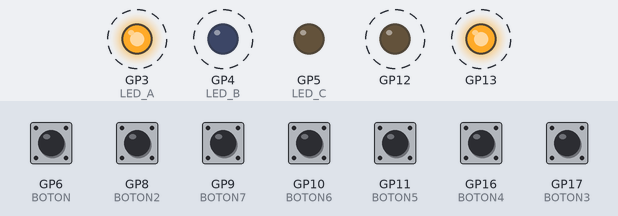
Recording of a sketch running on a simulated Raspberry Pi Pico. On the bench: output pins drawn as LEDs (lit = HIGH). Dashed ring = blinking. The test bench sets the inputs (shaded band); at power-on: GP6 (BOTON), GP8 (BOTON2), GP9 (BOTON7), GP10 (BOTON6), GP11 (BOTON5), GP16 (BOTON4), GP17 (BOTON3) LOW.

Above: at 1.2 s.
1.3 s: GP6 (BOTON) pulled HIGH for 0.15 s
At 1.37 s:
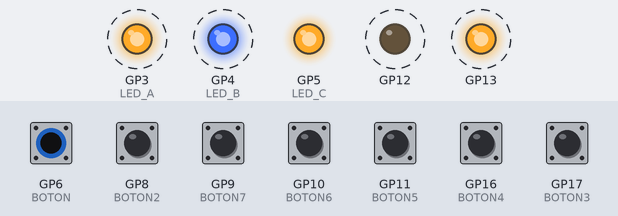
4.4 s: GP6 (BOTON) pulled HIGH for 1 s
At 5.9 s:
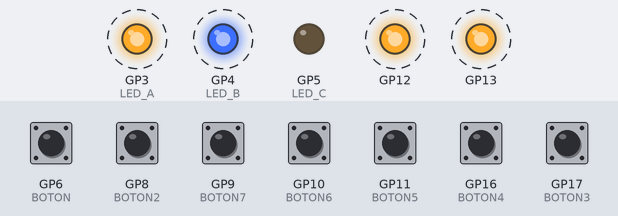
7.4 s: GP6 (BOTON) pulled HIGH for 1 s
At 7.91 s:
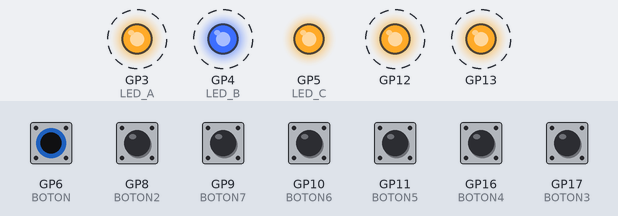
Timing chart, 0 to 32.5 s (numbered marks = the images above; inputs shaded):
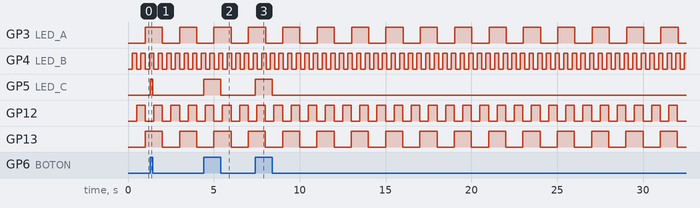

The sketch:

multitakin_con_rodri_bueno_yeeep.ino
```cpp
#define LED_A 3
#define LED_B 4
#define LED_C 5
#define LED_D 7
#define LED_E 20
#define LED_F 19
#define LED_G 18

#define LED_H 14
#define LED_I 15
#define LED_J 21

#define BOTON 6
#define BOTON2 8
#define BOTON3 17
#define BOTON4 16

#define BOTON5 11
#define BOTON6 10
#define BOTON7 9

#define ON 1
#define OFF 0
#define TRUE 1
#define FALSE 0

//otra forma milis
unsigned long tiempo = 0;
unsigned long tiempo1 = 0;
unsigned long tiempo2 = 0;

int diferencia1=1000;
int diferencia2=500;

boolean estado1=false;
boolean estado2=false;

void setup()
{
    pinMode(LED_A, OUTPUT);
    pinMode(LED_B, OUTPUT);
    pinMode(LED_C, OUTPUT);

    //otra forma milis
    pinMode(13, OUTPUT);
    pinMode(12, OUTPUT);
    Serial.begin(9600);
}

void loop()
{
    loop_led_a();
    loop_led_b();
    loop_led_c();
    loop1();
    loop_led_d();
    loop_led_e();
    loop_led_f();
    loop_led_g();
    loop_led_h();
    loop_led_i();
    loop_led_j();
}

void loop_led_a()
{
    static long ultimo_cambio = 0;
    static int Estado_LED = OFF;

    long hora = millis();

    if (hora - ultimo_cambio > 1000) {
        ultimo_cambio = hora;

        if (Estado_LED == ON) {
            digitalWrite(LED_A, LOW);
            Estado_LED = OFF;
        } else {
            digitalWrite(LED_A, HIGH);
            Estado_LED = ON;
        }
    }
}

void loop_led_b()
{
    static long ultimo_cambio = 0;
    static int Estado_LED = OFF;

    long hora = millis();

    if (hora - ultimo_cambio > 250) {
        ultimo_cambio = hora;

        Estado_LED = !Estado_LED;
        digitalWrite(LED_B, Estado_LED);
    }
}

void loop_led_c()
{
    digitalWrite(LED_C, digitalRead(BOTON));
}

void loop_led_d()
{
    digitalWrite(LED_D, digitalRead(BOTON2));
}

void loop_led_e()
{
    static long ultimo_cambio = 0;
    static int Estado_LED = OFF;

    long hora = millis();

    if (hora - ultimo_cambio > 250) {
        ultimo_cambio = hora;

        Estado_LED = !Estado_LED;
        digitalWrite(LED_E, Estado_LED);
    }
}

void loop_led_f()
{
    digitalWrite(LED_F, digitalRead(BOTON3));
}

void loop_led_g()
{
    digitalWrite(LED_G, digitalRead(BOTON4));
}

void loop_led_h()
{
    digitalWrite(LED_H, digitalRead(BOTON5));
}

void loop_led_i()
{
    digitalWrite(LED_I, digitalRead(BOTON6));
}

void loop_led_j()
{
    digitalWrite(LED_J, digitalRead(BOTON7));
}

//otra forma con milisegundos yep

void loop1()
{
  tiempo = millis();

  if(tiempo >= (tiempo1+diferencia1))
  {
    tiempo1=tiempo;
    estado1 = !estado1;
    digitalWrite(13,estado1);
  }

  if(tiempo >= (tiempo2+diferencia2))
  {
    tiempo2=tiempo;
    estado2 = !estado2;
    digitalWrite(12,estado2);
  }
}
```

Measured:
- after the input at 1.3 s, GP5 (LED_C): LOW → HIGH at once, → LOW 0.15 s later
- after the input at 4.4 s, GP5 (LED_C): LOW → HIGH at once, → LOW 1.0 s later
- after the input at 7.4 s, GP5 (LED_C): LOW → HIGH at once, → LOW 1.0 s later
- by itself, GP3 (LED_A), GP13: alternates HIGH for 1.0 s and LOW for 1.0 s
- by itself, GP4 (LED_B): alternates HIGH for 0.25 s and LOW for 0.25 s
- by itself, GP12: alternates HIGH for 0.50 s and LOW for 0.50 s
